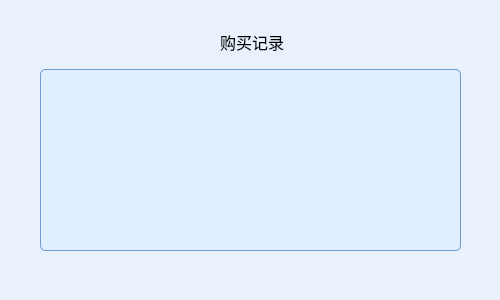
<?xml version="1.0" encoding="UTF-8"?>
<ui version="4.0">
 <class>PurchaseRec</class>
 <widget class="QDialog" name="PurchaseRec">
  <property name="geometry">
   <rect>
    <x>0</x>
    <y>0</y>
    <width>500</width>
    <height>300</height>
   </rect>
  </property>
  <property name="windowTitle">
   <string>Dialog</string>
  </property>
  <property name="styleSheet">
   <string notr="true">
QDialog{
	background:rgb(232,241,252);
	margin:0.5px 0.5px 0.5px 0.5px;
	
}</string>
  </property>
  <widget class="QWidget" name="">
   <property name="geometry">
    <rect>
     <x>40</x>
     <y>30</y>
     <width>421</width>
     <height>221</height>
    </rect>
   </property>
   <layout class="QVBoxLayout" name="verticalLayout">
    <item alignment="Qt::AlignHCenter">
     <widget class="QLabel" name="label">
      <property name="sizePolicy">
       <sizepolicy hsizetype="Expanding" vsizetype="Expanding">
        <horstretch>0</horstretch>
        <verstretch>0</verstretch>
       </sizepolicy>
      </property>
      <property name="font">
       <font>
        <family>微软雅黑 Light</family>
        <pointsize>12</pointsize>
       </font>
      </property>
      <property name="layoutDirection">
       <enum>Qt::LeftToRight</enum>
      </property>
      <property name="styleSheet">
       <string notr="true"/>
      </property>
      <property name="text">
       <string> 购买记录</string>
      </property>
     </widget>
    </item>
    <item>
     <spacer name="verticalSpacer">
      <property name="orientation">
       <enum>Qt::Vertical</enum>
      </property>
      <property name="sizeHint" stdset="0">
       <size>
        <width>20</width>
        <height>20</height>
       </size>
      </property>
     </spacer>
    </item>
    <item>
     <widget class="QTableView" name="tableView">
      <property name="sizePolicy">
       <sizepolicy hsizetype="Expanding" vsizetype="Preferred">
        <horstretch>0</horstretch>
        <verstretch>0</verstretch>
       </sizepolicy>
      </property>
      <property name="font">
       <font>
        <family>微软雅黑 Light</family>
       </font>
      </property>
      <property name="styleSheet">
       <string notr="true">QTableView{background:rgb(255,255,255);font:2em;
border:2px solid rgb(121,189,143);
border-radius:5px;}
QHeaderView{
        border: none;
        border-bottom: 1px solid rgb(0, 78, 161);
        background: transparent;
       
}
QHeaderView::section:horizontal {
        border: 2px;
        color: rgb(2, 65, 132);
        background: transparent;
        padding-left: 5px;
}
QHeaderView::section:horizontal:hover {
        color: white;
        background: rgb(0, 78, 161);
}
QHeaderView::section:horizontal:pressed {
        color: white;
        background: rgb(6, 94, 187);
}
QHeaderView::up-arrow {
        width: 13px;
        height: 11px;
        padding-right: 5px;
       
        subcontrol-position: center right;
}

QHeaderView::down-arrow {
        width: 13px;
        height: 11px;
        padding-right: 5px;
       
        subcontrol-position: center right;
}

QTableView {
        border: 1px solid rgb(111, 156, 207);
        background: rgb(224, 238, 255);
        gridline-color: rgb(111, 156, 207);
}
QTableView::item {
        padding-left: 5px;
        padding-right: 5px;
        border: none;
        background: white;
        border-right: 1px solid rgb(111, 156, 207);
        border-bottom: 1px solid rgb(111, 156, 207);
}
QTableView::item:selected {
        background: rgba(0, 0, 0, 100);
}
QTableView::item:selected:!active {
        color: rgb(65, 65, 65);
}
QTableView::indicator {
        width: 20px;
        height: 20px;
}
</string>
      </property>
     </widget>
    </item>
   </layout>
  </widget>
 </widget>
 <resources/>
 <connections/>
</ui>
